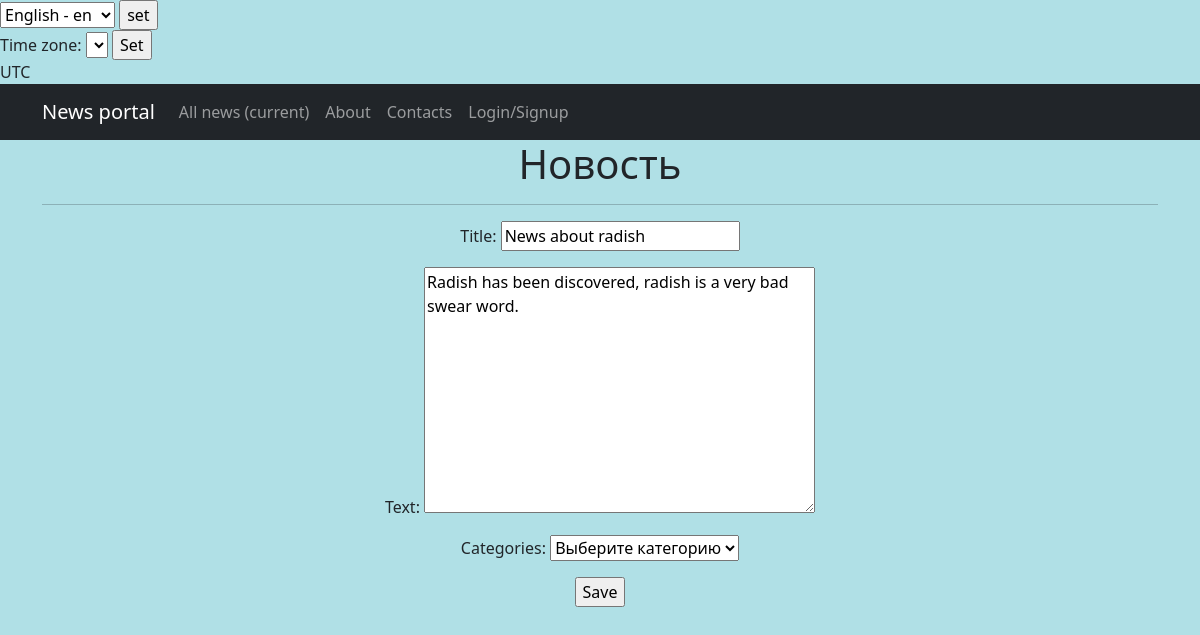
Screenshot of /4/edit (signed in) with the database file from the repository.
### news_app/models.py (models this page shows, shortened)
class Post(models.Model):
    ARTICLE = 'AR'
    NEWS = 'NW'
    POST_TYPES = [
        (ARTICLE, 'Article'),
        (NEWS, 'News'),
    ]
    author = models.ForeignKey(Author, on_delete=models.CASCADE)
    type = models.CharField(max_length=2, choices=POST_TYPES, default=NEWS)
    created_at = models.DateTimeField(auto_now_add=True)
    categories = models.ManyToManyField(Category, through='PostCategory', verbose_name = pgettext_lazy('help text for Post model', 'This is the help text'),)
    title = models.CharField(max_length=128)
    text = models.TextField()
    rating = models.IntegerField(default=0)
    is_active = models.BooleanField(default=True)

### news_app/views.py (the view)
# urls.py: path('<int:pk>/edit', PostUpdate.as_view(), name='news_update'),
class PostUpdate(LoginRequiredMixin, PermissionRequiredMixin, UpdateView):
    permission_required = ('news_app.change_post',)
    form_class = PostForm
    model = Post
    template_name = 'news_edit.html'

### news_app/forms.py (shortened to what this page needs)
class PostForm(forms.ModelForm):
    class Meta:
        model = Post
        fields = [
            'title',
            'text',
        ]
    categories = forms.ModelChoiceField(
        queryset=Category.objects.all(),  # Доступные категории
        empty_label="Выберите категорию",  # Подсказка в выпадающем списке
        widget=forms.Select,  # Используем выпадающий список
    )

### news_app/models.py (called while the page is built)
    def __str__(self):
        return self.name

### templates/news_edit.html (shortened to what this page needs)
{% extends 'flatpages/default.html' %}
{% block content %}
<h1>Новость</h1>
<hr>
<form action="" method="post">
    {{ form.as_p }}
    <input type="submit" value="Save" />
</form>
{% endblock content %}

### rows the page displays
Post: title "News about radish", text "Radish has been discovered, radish is a very bad swear word."

### other values shown
{{ TIME_ZONE }} "UTC"
form field language "English - en"
